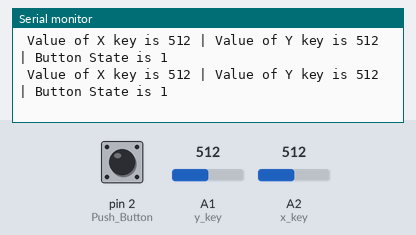
Recording of a sketch running on a simulated Arduino Uno, built with avr-gcc and run on an emulated ATmega328P. On the bench: the last lines printed to the serial monitor. Inputs (shaded band) come from the test bench; at power-on: A1 (y_key) = 512, A2 (x_key) = 512, pin 2 (Push_Button) HIGH.

Above: at 1.8 s.
1.9 s: A1 (y_key) set to 716
At 2.6 s:
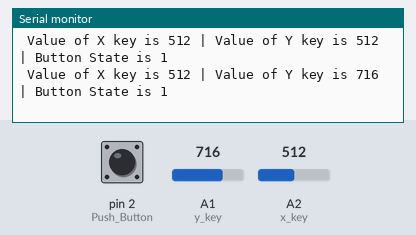
3.4 s: A2 (x_key) set to 716
At 4.4 s:
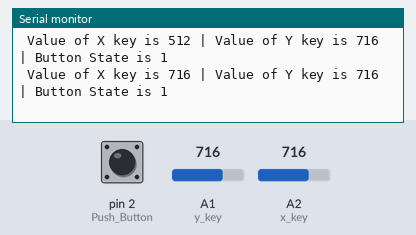
4.9 s: pin 2 (Push_Button) pulled LOW for 1.2 s
At 5.8 s:
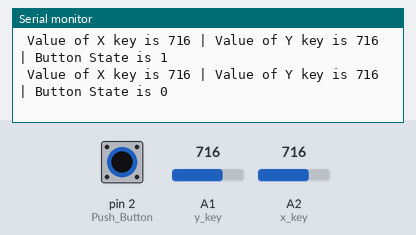
7.6 s: A1 (y_key) set to 900
At 8.8 s:
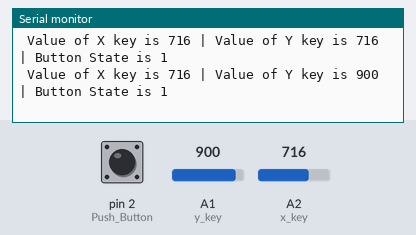
9.1 s: A2 (x_key) set to 900
At 9.1 s:
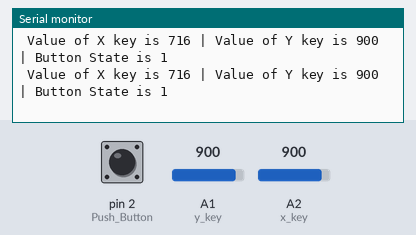
10.6 s: pin 2 (Push_Button) pulled LOW for 1.2 s
At 11.7 s:
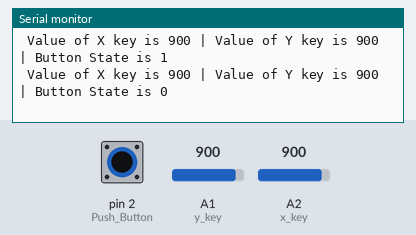
Timing chart, 0 to 13.6 s (numbered marks = the images above; inputs shaded):
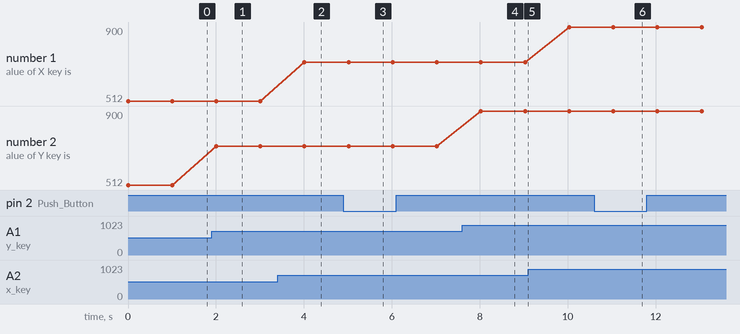

The sketch:

Joystick.ino
```cpp
#include "Arduino.h"

int x_key = A2;        // initializing A1 for storing the joystick¡¯s x key value
int y_key = A1;        // initializing A0 for storing the joystick¡¯s y key value
int Push_Button = 2; // initializing digital pin 2 for joystick¡¯s press to select button

int Horizontal_Position = 0;       // Declaring a variable for storing the value
int y_Position = 0;                // Declaring a variable for storing the value
int button_State = 0;              // Declaring a variable for storing the value

void setup() {
	Serial.begin(9600);       // initializing serial communications at 9600 bps:

	pinMode(x_key, INPUT);           // Selecting Arduino analog A1 pin as input
	pinMode(y_key, INPUT);           // Selecting Arduino analog A0 pin as input
	pinMode(Push_Button, INPUT_PULLUP); // This will activate pull-up resistor on the push-button pin
}

void loop() {
	Horizontal_Position = analogRead(x_key); // Reading the value from A1 and storing in Horizontal_Position
	y_Position = analogRead(y_key); // Reading the value from A0 and storing in y_Position
	button_State = digitalRead(Push_Button); // Reading the digital pin 2 is high or low

	Serial.print(" Value of X key is "); // Printing ¡° Value of X key is ¡± on the disply
	Serial.print(Horizontal_Position); // Printing value of x key on the display
	Serial.print(" | Value of Y key is "); // Printing ¡° Value of Y key is ¡± on the screen
	Serial.print(y_Position);          // Printing value of y key on the display
	Serial.print(" | Button State is "); // Printing ¡° Button state ¡± on the display
	Serial.println(button_State); // Printing the button is high or low on the display

	delay(1000);                         // This will add delay between readings
}
```

Measured:
- after the input at 1.9 s, the serial monitor: prints a new line after 0.11 s (image 1)
- after the input at 3.4 s, the serial monitor: prints a new line after 0.61 s (image 2)
- after the input at 4.9 s, the serial monitor: prints a new line after 0.12 s (image 3)
- after the input at 7.6 s, the serial monitor: prints a new line after 0.43 s (image 4)
- after the input at 10.6 s, the serial monitor: prints a new line after 0.44 s (image 6)
- plotted number 2: 512 → 716 after the input at 1.9 s, 716 → 900 after the input at 7.6 s
